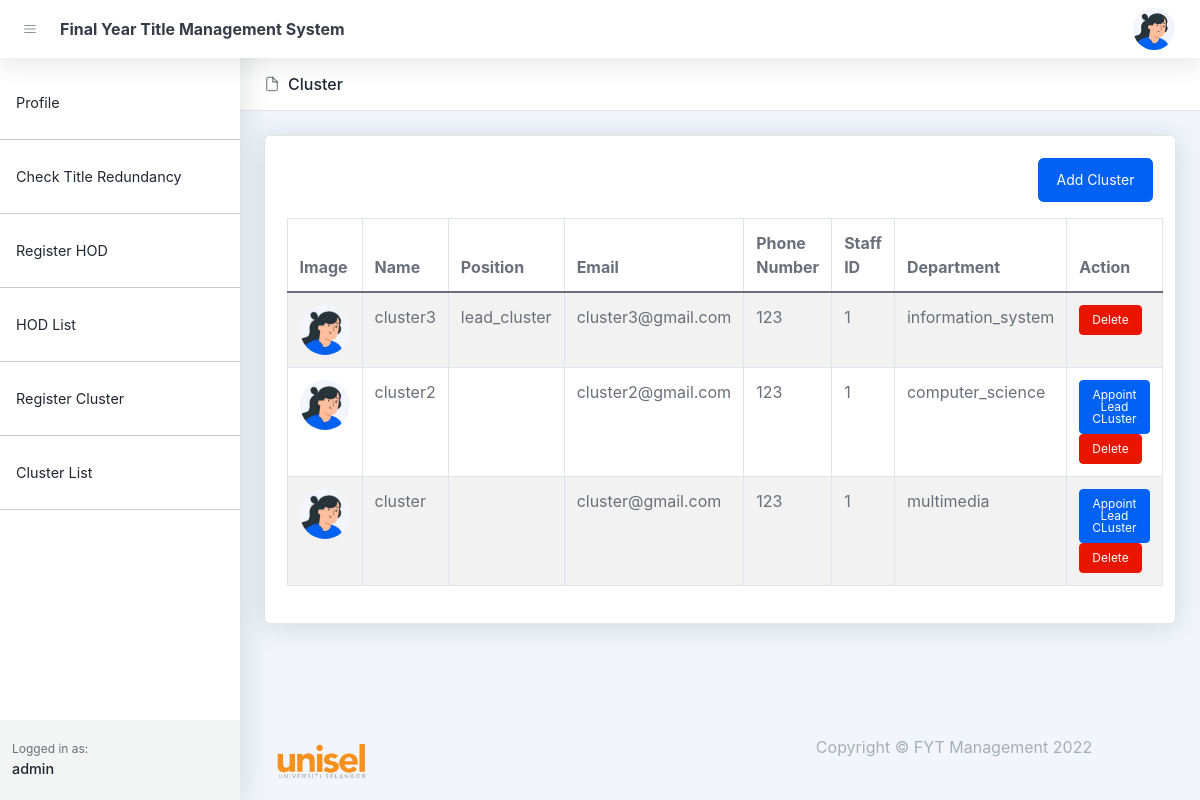
Screenshot of /appoint-lead-cluster.php (signed in) with the database file from the repository.
### tables this page shows
CREATE TABLE `users` (
  `id` bigint(20) UNSIGNED NOT NULL,
  `name` varchar(255) NOT NULL,
  `email` varchar(255) DEFAULT NULL,
  `handphone` varchar(255) DEFAULT NULL,
  `roles` varchar(255) DEFAULT NULL,
  `password` varchar(255) DEFAULT NULL,
  `image` text DEFAULT NULL,
  `created_at` timestamp NULL DEFAULT NULL,
  `updated_at` timestamp NULL DEFAULT NULL
);

CREATE TABLE `staffs` (
  `id` bigint(20) UNSIGNED NOT NULL,
  `user_id` bigint(20) NOT NULL,
  `roles` varchar(255) DEFAULT NULL,
  `staff_id` varchar(255) DEFAULT NULL,
  `department` varchar(255) DEFAULT NULL,
  `fypcoordinator_status` varchar(255) DEFAULT NULL,
  `cluster_status` varchar(255) DEFAULT NULL,
  `status` varchar(255) DEFAULT NULL,
  `created_at` timestamp NULL DEFAULT NULL,
  `updated_at` timestamp NULL DEFAULT NULL,
  `cluster_id` varchar(255) DEFAULT NULL
);

### appoint-lead-cluster.php (the view, shortened to what this page needs)
<!DOCTYPE html>
<html lang="en">
    <head>
       <?php include('layout_admin/header.php')?>
    </head>
    <body class="nav-fixed">
        <?php include('layout_admin/navbar.php')?>
        <div id="layoutSidenav">
            <div id="layoutSidenav_nav">
                <?php include('layout_admin/sidenav.php')?>
            </div>
            <div id="layoutSidenav_content">
                <main>
                    <header class="page-header page-header-compact page-header-light border-bottom bg-white mb-4">
                        <div class="container-xl px-4">
                            <div class="page-header-content">
                                <div class="row align-items-center justify-content-between pt-3">
                                    <div class="col-auto mb-3">
                                        <h1 class="page-header-title">
                                            <div class="page-header-icon"><i data-feather="file"></i></div>
                                            Cluster
                                        </h1>
                                    </div>
                                </div>
                            </div>
                        </div>
                    </header>
                    <?php
                        $conn = setDbConnection();
                        $clusters = null;
                        $query = "select users.* , staffs.id as cluster_id, staffs.staff_id, staffs.department, staffs.cluster_status from users
                        left join staffs on staffs.user_id = users.id
                        where staffs.roles = 'cluster' order by users.id desc";
                        $result = $conn->query($query);
                        if ($result->num_rows > 0) {
                            while ($row = $result->fetch_assoc()) {
                                $clusters[] = $row;
                            }
                        }
                    ?>
                    <div class="container-xl px-4">
                        <div class="card mb-4">
                            <div class="card-body">
                                <div class="d-flex justify-content-end align-items-center mb-3">
                                    <a href="/fyp/register-cluster.php" class="btn btn-primary">Add Cluster</a>
                                </div>
                                <table class="table table-bordered table-striped table-hover">
                                    <thead>
                                        <tr>
                                            <th>Image</th>
                                            <th>Name</th>
                                            <th>Position</th>
                                            <th>Email</th>
                                            <th>Phone Number</th>
                                            <th>Staff ID</th>
                                            <th>Department</th>
                                            <th>Action</th>
                                        </tr>
                                    </thead>
                                    <tbody>
                                        <?php
                                            if( $clusters != NULL){
                                                foreach ($clusters as $key => $value) {
                                                    $image = null;
                                                    $appointLeadBtn = null;
                                                    if(isset($value['image'])){
                                                        $image = '<img class="user-img" src="/fyp/assets/profile/'.$value['images'].'">';
                                                    }else{
                                                        $image = '<img class="user-img" src="/fyp/assets/img/illustrations/profiles/profile-1.png">';
                                                    }
                                                    if($value['cluster_status'] != 'lead_cluster'){
                                                        $appointLeadBtn  = '<button class="btn btn-primary btn-sm" type=submit name=apoint-lead-cluster>Appoint Lead CLuster</button>';
                                                    }
                                                    echo '
                                                    <tr>
                                                        <td>'.$image.'</td>
                                                        <td>'.$value['name'].'</td>
                                                        <td>'.$value['cluster_status'].'</td>
                                                        <td>'.$value['email'].'</td>
                                                        <td>'.$value['handphone'].'</td>
                                                        <td>'.$value['staff_id'].'</td>
                                                        <td>'.$value['department'].'</td>
                                                        <td class="">
                                                            <form action="/fyp/controllers/appoint-lead-cluster.php" method="post">
                                                                <input type=hidden value='.$value['cluster_id'].' name=cluster_id>
                                                                <div class="">
                                                                    '.$appointLeadBtn.'
                                                                    <a class="btn btn-danger btn-sm" href="controllers/hod/delete-cluster.php?cluster_id='.$value['id'].'">Delete</a>
                                                                </div>
                                                            </form
                                                        </td>
                                                    </tr>';
                                                }
                                            }else{
                                                echo '<tr><td colspan=8>No Cluster Created</td></tr>';
                                            }
                                        ?>
                                    </tbody>
                                </table>
                            </div>
                        </div>
                    </div>
                </main>
                <?php include('layout_admin/footer.php')?>
            </div>
        </div>
    </body>
</html>

### appoint-lead-cluster.php (style rules this page uses)
.user-img { width: 50px; height: 50px; border-radius: 50%; }

### rows the page displays
users: name "cluster3", staffs.cluster_status "lead_cluster", email "cluster3@gmail.com", handphone "123", staffs.staff_id "1", staffs.department "information_system"
users: name "cluster2", email "cluster2@gmail.com", handphone "123", staffs.staff_id "1", staffs.department "computer_science", shows "Appoint Lead CLuster"
users: name "cluster", email "cluster@gmail.com", handphone "123", staffs.staff_id "1", staffs.department "multimedia", shows "Appoint Lead CLuster"

### other values shown
$dahboard "Check Title Redundancy"
$_SESSION['name'] "admin"
